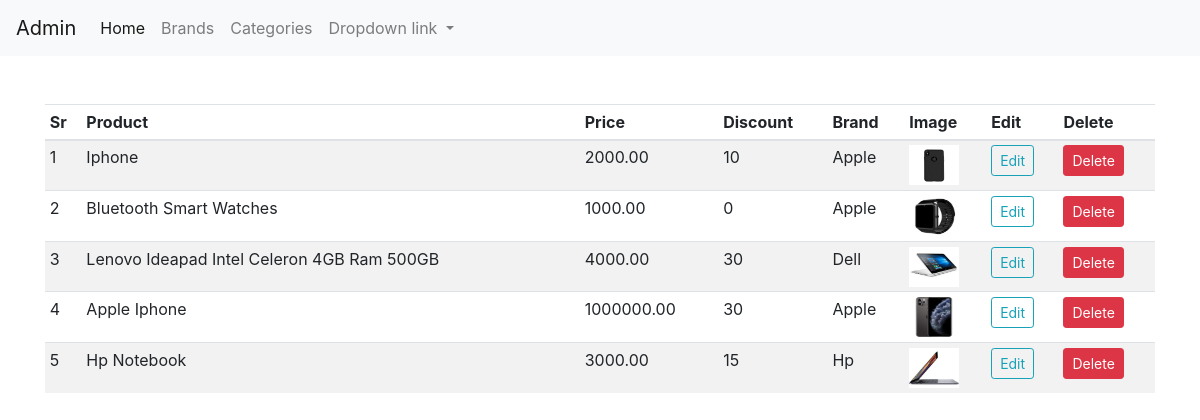
The page /admin (signed in) on the database its author committed.
### shop/products/models.py (models this page shows, shortened)
class Addproduct(db.Model):
    id = db.Column(db.Integer, primary_key=True)
    name = db.Column(db.String(80), nullable=False)
    price = db.Column(db.Numeric(10,2), nullable=False)
    discount = db.Column(db.Integer, default=0)
    stock = db.Column(db.Integer, nullable=False)
    colors = db.Column(db.Text, nullable=False)
    desc = db.Column(db.Text, nullable=False)
    pub_date = db.Column(db.DateTime, nullable=False,
        default=datetime.utcnow)
    brand_id = db.Column(db.Integer, db.ForeignKey('brand.id'),
        nullable=False)
    brand = db.relationship('Brand',
        backref=db.backref('brands', lazy=True))
    category_id = db.Column(db.Integer, db.ForeignKey('category.id'),
        nullable=False)
    category = db.relationship('Category',
        backref=db.backref('posts', lazy=True))
    image_1 = db.Column(db.String(150), nullable=False, default='image.jpg')
    image_2 = db.Column(db.String(150), nullable=False, default='image.jpg')
    image_3 = db.Column(db.String(150), nullable=False, default='image.jpg')

class Brand(db.Model):
    id = db.Column(db.Integer, primary_key=True)
    name = db.Column(db.String(30), nullable=False, unique=True)

### shop/admin/routes.py (the view)
@app.route('/admin')
def admin():
    if 'email' not in session:
        flash(f'Please login first','danger')
        return redirect(url_for('login'))
    products = Addproduct.query.all()
    return render_template('admin/index.html',title='Admin Page', products=products)

### shop/templates/admin/index.html (shortened to what this page needs)
{% extends 'layout.html' %}
{% block content %}
    <nav class="navbar navbar-expand-lg navbar-light bg-light">
        <a class="navbar-brand" href="#">Admin</a>
        <div class="collapse navbar-collapse" id="navbarNavDropdown">
          <ul class="navbar-nav">
            <li class="nav-item active">
              <a class="nav-link" href="#">Home <span class="sr-only">(current)</span></a>
            </li>
            <li class="nav-item">
              <a class="nav-link" href="/brands">Brands</a>
            </li>
            <li class="nav-item">
              <a class="nav-link" href="/category">Categories</a>
            </li>
            <li class="nav-item dropdown">
              <a class="nav-link dropdown-toggle" href="#" id="navbarDropdownMenuLink" role="button" data-toggle="dropdown" aria-haspopup="true" aria-expanded="false">
                Dropdown link
              </a>
            </li>
          </ul>
        </div>
      </nav>
<div class="container mt-5">
     <table class="table table-sm table-condensed table-striped table-hover">
         <thead>
             <th>Sr</th>
             <th>Product</th>
             <th>Price</th>
             <th>Discount</th>
             <th>Brand</th>
             <th>Image</th>
             <th>Edit</th>
             <th>Delete</th>
         </thead>
         <tbody>
             {% for product in products %}
             <tr>
                 <td>{{loop.index}}</td>
                 <td>{{ product.name }}</td>
                 <td>{{ product.price }}</td>
                 <td>{{ product.discount }}</td>
                 <td>{{ product.brand.name }}</td>
                 <td><img src="{{url_for('static', filename='images/' + product.image_1)}}" width="50" height="40"></td>
                 <td><a href="{{url_for('updateproduct', id=product.id)}}" class="btn btn-sm btn-outline-info">Edit</a></td>
                 <td>
                   <button type="button" class="btn btn-danger btn-sm" data-toggle="modal" data-target="#exampleModal-{{product.id}}">
                    Delete
                  </button>
                  </td>
             </tr>
             {% endfor %}
         </tbody>
     </table>
</div>
{% endblock content %}

### rows shown on the page
Addproduct: name "Iphone", price "2000.00", discount "10", brand.name "Apple", image_1 (picture)
Addproduct: name "Bluetooth Smart Watches", price "1000.00", discount "0", brand.name "Apple", image_1 (picture)
Addproduct: name "Lenovo Ideapad Intel Celeron 4GB Ram 500GB", price "4000.00", discount "30", brand.name "Dell", image_1 (picture)
Addproduct: name "Apple Iphone", price "1000000.00", discount "30", brand.name "Apple", image_1 (picture)
Addproduct: name "Hp Notebook", price "3000.00", discount "15", brand.name "Hp", image_1 (picture)
